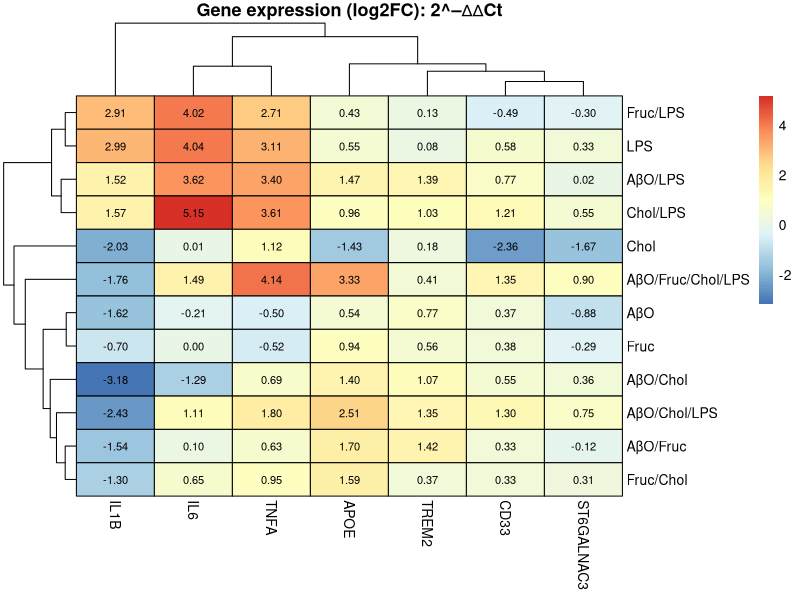
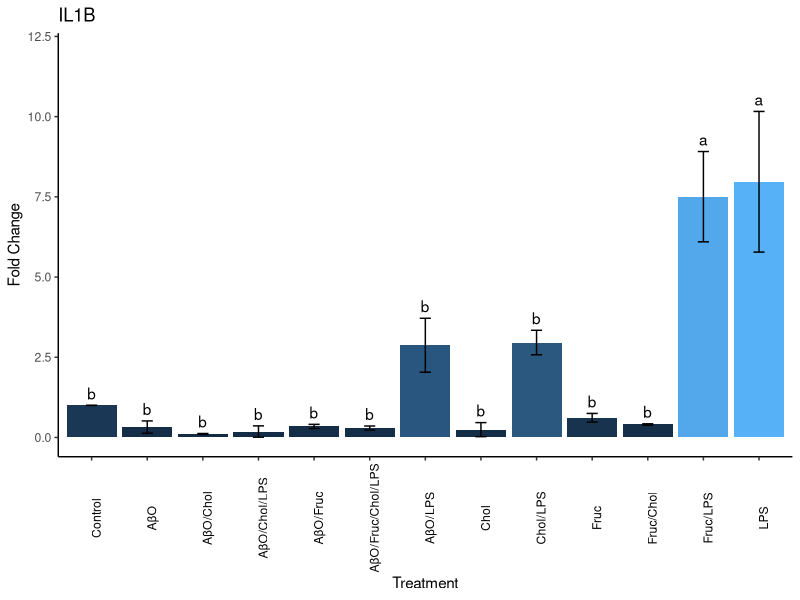
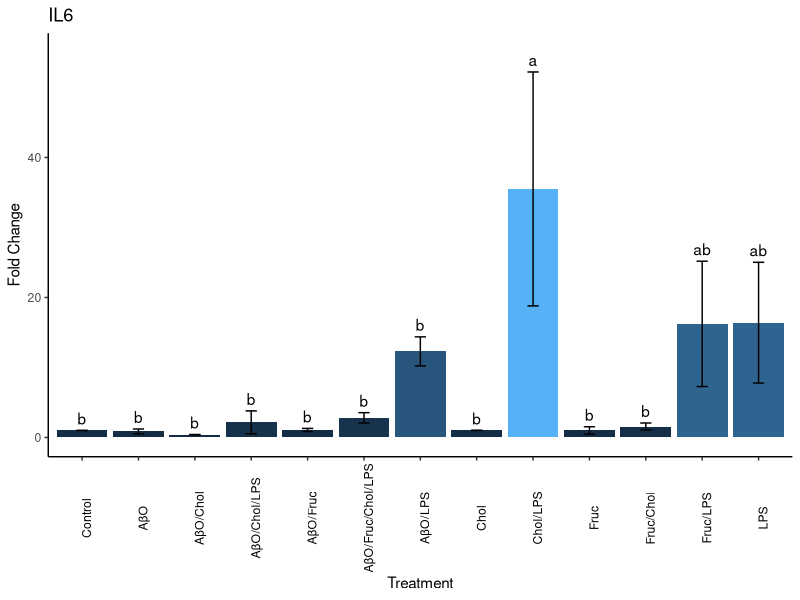
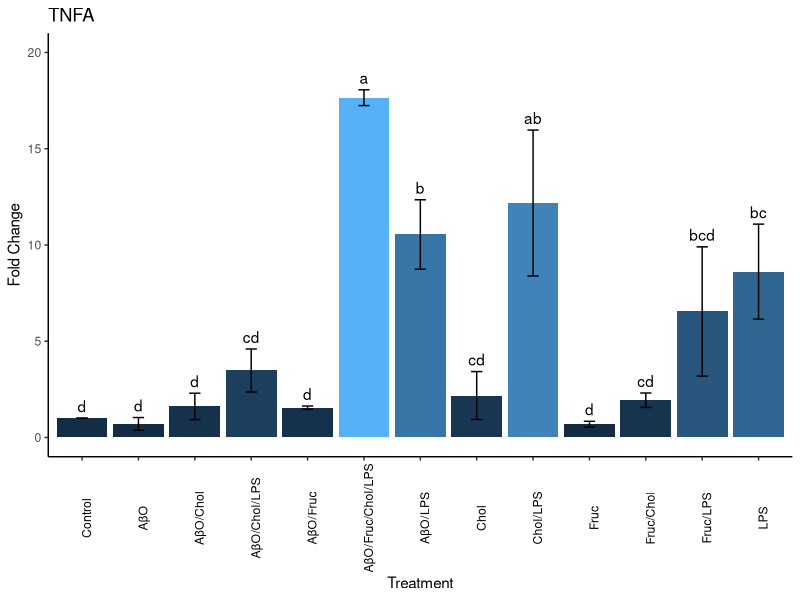
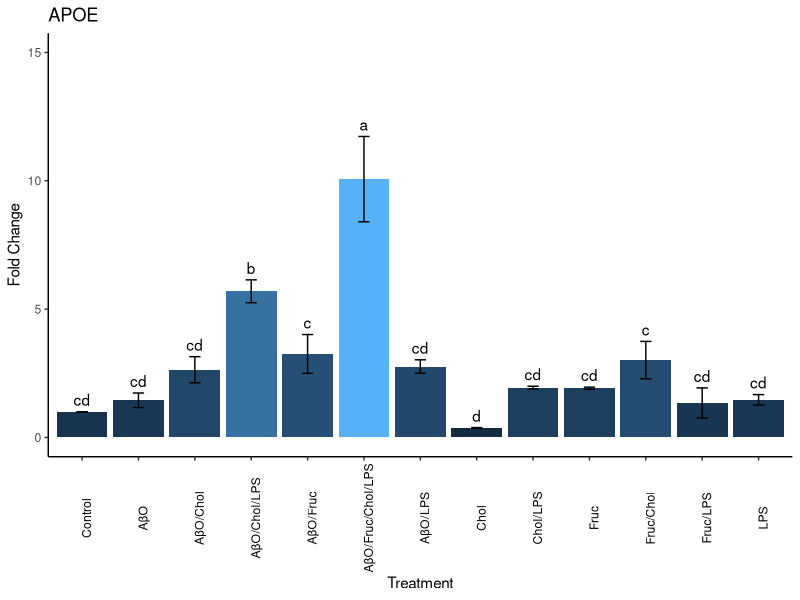
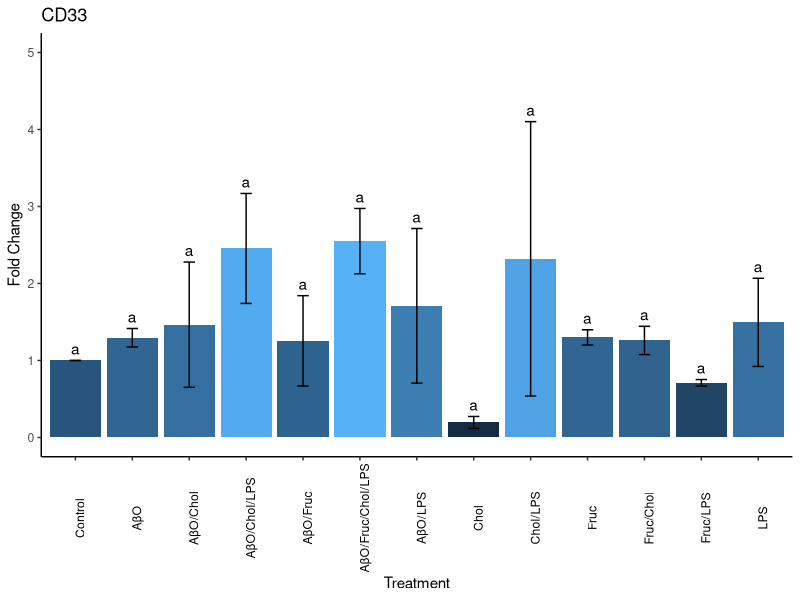
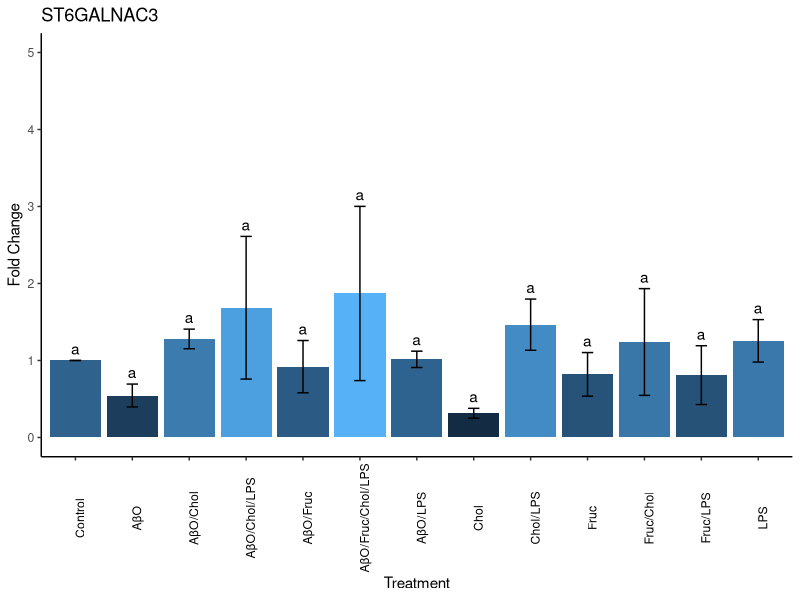
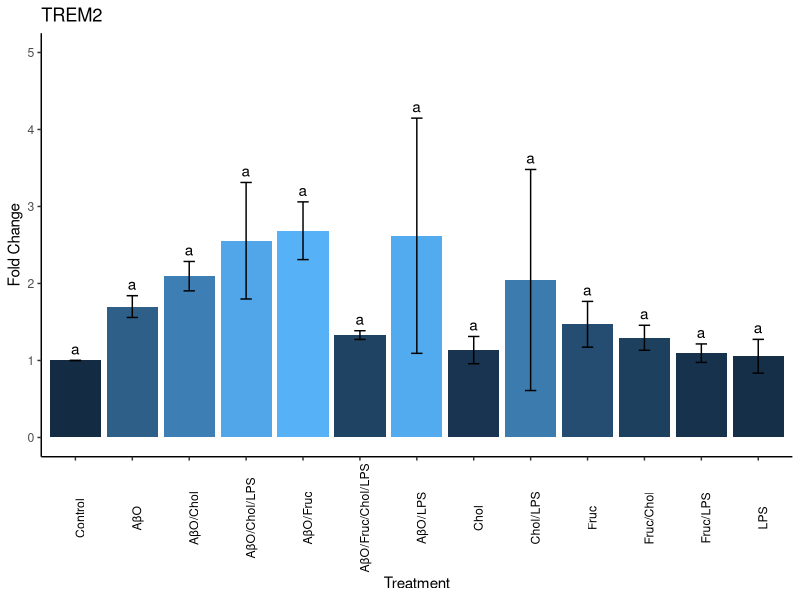

R code for these plots, in order:
library(tidyverse)
library(pheatmap)
library(multcompView) # Multiple comparison
library(ggthemes)
library(forcats) # Rename levels
data <- read.csv("./tidy/qpcr_hmc3.csv")

data_summary <- data %>%
        group_by(treatment) %>%
        summarize(IL1B = log2(mean(IL1B, na.rm = TRUE)),
                  IL6 = log2(mean(IL6, na.rm = TRUE)),
                  TNFA = log2(mean(TNFA, na.rm = TRUE)),
                  APOE = log2(mean(APOE, na.rm = TRUE)),
                  CD33 = log2(mean(CD33, na.rm = TRUE)),
                  ST6GALNAC3 = log2(mean(ST6GALNAC3, na.rm = TRUE)),
                  TREM2 = log2(mean(TREM2, na.rm = TRUE))) %>%
        filter(!(treatment == "control"))


################### HEATMAP ###############################################
data_summary_df <- as.data.frame(data_summary)

rownames(data_summary_df) <- data_summary_df$treatment

rownames(data_summary_df) <- c("AβO", "AβO/Chol", "AβO/Chol/LPS", "AβO/Fruc",
                               "AβO/Fruc/Chol/LPS","AβO/LPS","Chol","Chol/LPS",
                               "Fruc","Fruc/Chol","Fruc/LPS","LPS")

data_summary_df$treatment <- NULL

pheatmap(data_summary_df, main = "Gene expression (log2FC): 2^–∆∆Ct",  display_numbers = TRUE,
         border_color = "black",
         number_color = "black")


########################### Stats ##########################
data$treatment <- as.factor(data$treatment)

data$treatment <- factor(data$treatment, levels = c("control", "abo", "abo_cho","abo_cho_lps","abo_fru","abo_fru_cho_lps",
                            "abo_lps","cho","cho_lps","fru","fru_cho","fru_lps","lps"))


data$treatment <- do.call(
        fct_recode,
        c(list(data$treatment), setNames(c("control", "abo", "abo_cho","abo_cho_lps","abo_fru","abo_fru_cho_lps",
                                           "abo_lps","cho","cho_lps","fru","fru_cho","fru_lps","lps"), c("Control","AβO", "AβO/Chol", "AβO/Chol/LPS", "AβO/Fruc",
                                                                                                         "AβO/Fruc/Chol/LPS","AβO/LPS","Chol","Chol/LPS",
                                                                                                         "Fruc","Fruc/Chol","Fruc/LPS","LPS")))
)

### IL1B
anova <- aov(IL1B ~ treatment, data = data)

# Tukey's test
tukey <- TukeyHSD(anova)

# compact letter display
cld <- multcompLetters4(anova, tukey)

dt <- group_by(data, treatment) %>%
        summarise(mean=mean(IL1B), sd = sd(IL1B)) %>%
        arrange(desc(mean))

# extracting the compact letter display and adding to the Tk table
cld <- as.data.frame.list(cld$treatment)
dt$cld <- cld$Letters

ggplot(dt, aes(treatment, mean)) + 
        geom_bar(stat = "identity", aes(fill = mean), show.legend = FALSE) +
        geom_errorbar(aes(ymin = mean-sd, ymax=mean+sd), width = 0.2) +
        labs(x = "Treatment", y = "Fold Change", title = "IL1B") +
        geom_text(aes(label = cld, y = mean + sd), vjust = -0.5) +
        ylim(0,12) +
        theme_classic() +
        theme(axis.text.x = element_text(angle = 90, color = "black"))


### IL6
anova <- aov(IL6 ~ treatment, data = data)

# Tukey's test
tukey <- TukeyHSD(anova)

# compact letter display
cld <- multcompLetters4(anova, tukey)

dt <- group_by(data, treatment) %>%
        summarise(mean=mean(IL6, na.rm = TRUE), sd = sd(IL6, na.rm = TRUE)) %>%
        arrange(desc(mean))

# extracting the compact letter display and adding to the Tk table
cld <- as.data.frame.list(cld$treatment)
dt$cld <- cld$Letters

ggplot(dt, aes(treatment, mean)) + 
        geom_bar(stat = "identity", aes(fill = mean), show.legend = FALSE) +
        geom_errorbar(aes(ymin = mean-sd, ymax=mean + sd), width = 0.2) +
        labs(x = "Treatment", y = "Fold Change", title = "IL6") +
        geom_text(aes(label = cld, y = mean + sd), vjust = -0.5) +
        ylim(0,55) +
        theme_classic() +
        theme(axis.text.x = element_text(angle = 90, color = "black"))


### TNFA
anova <- aov(TNFA ~ treatment, data = data)

# Tukey's test
tukey <- TukeyHSD(anova)

# compact letter display
cld <- multcompLetters4(anova, tukey)

dt <- group_by(data, treatment) %>%
        summarise(mean=mean(TNFA, na.rm = TRUE), sd = sd(TNFA, na.rm = TRUE)) %>%
        arrange(desc(mean))

# extracting the compact letter display and adding to the Tk table
cld <- as.data.frame.list(cld$treatment)
dt$cld <- cld$Letters

ggplot(dt, aes(treatment, mean)) + 
        geom_bar(stat = "identity", aes(fill = mean), show.legend = FALSE) +
        geom_errorbar(aes(ymin = mean-sd, ymax=mean + sd), width = 0.2) +
        labs(x = "Treatment", y = "Fold Change", title = "TNFA") +
        geom_text(aes(label = cld, y = mean + sd), vjust = -0.5) +
        ylim(0,20) +
        theme_classic() +
        theme(axis.text.x = element_text(angle = 90, color = "black"))

### APOE
anova <- aov(APOE ~ treatment, data = data)

# Tukey's test
tukey <- TukeyHSD(anova)

# compact letter display
cld <- multcompLetters4(anova, tukey)

dt <- group_by(data, treatment) %>%
        summarise(mean=mean(APOE, na.rm = TRUE), sd = sd(APOE, na.rm = TRUE)) %>%
        arrange(desc(mean))

# extracting the compact letter display and adding to the Tk table
cld <- as.data.frame.list(cld$treatment)
dt$cld <- cld$Letters

ggplot(dt, aes(treatment, mean)) + 
        geom_bar(stat = "identity", aes(fill = mean), show.legend = FALSE) +
        geom_errorbar(aes(ymin = mean-sd, ymax=mean + sd), width = 0.2) +
        labs(x = "Treatment", y = "Fold Change", title = "APOE") +
        geom_text(aes(label = cld, y = mean + sd), vjust = -0.5) +
        ylim(0,15) +
        theme_classic() +
        theme(axis.text.x = element_text(angle = 90, color = "black"))

### CD33
anova <- aov(CD33 ~ treatment, data = data)

# Tukey's test
tukey <- TukeyHSD(anova)

# compact letter display
cld <- multcompLetters4(anova, tukey)

dt <- group_by(data, treatment) %>%
        summarise(mean=mean(CD33, na.rm = TRUE), sd = sd(CD33, na.rm = TRUE)) %>%
        arrange(desc(mean))

# extracting the compact letter display and adding to the Tk table
cld <- as.data.frame.list(cld$treatment)
dt$cld <- cld$Letters

ggplot(dt, aes(treatment, mean)) + 
        geom_bar(stat = "identity", aes(fill = mean), show.legend = FALSE) +
        geom_errorbar(aes(ymin = mean-sd, ymax=mean + sd), width = 0.2) +
        labs(x = "Treatment", y = "Fold Change", title = "CD33") +
        geom_text(aes(label = cld, y = mean + sd), vjust = -0.5) +
        ylim(0,5) +
        theme_classic() +
        theme(axis.text.x = element_text(angle = 90, color = "black"))

### ST6GALNAC3
anova <- aov(ST6GALNAC3 ~ treatment, data = data)

# Tukey's test
tukey <- TukeyHSD(anova)

# compact letter display
cld <- multcompLetters4(anova, tukey)

dt <- group_by(data, treatment) %>%
        summarise(mean=mean(ST6GALNAC3, na.rm = TRUE), sd = sd(ST6GALNAC3, na.rm = TRUE)) %>%
        arrange(desc(mean))

# extracting the compact letter display and adding to the Tk table
cld <- as.data.frame.list(cld$treatment)
dt$cld <- cld$Letters

ggplot(dt, aes(treatment, mean)) + 
        geom_bar(stat = "identity", aes(fill = mean), show.legend = FALSE) +
        geom_errorbar(aes(ymin = mean-sd, ymax=mean + sd), width = 0.2) +
        labs(x = "Treatment", y = "Fold Change", title = "ST6GALNAC3") +
        geom_text(aes(label = cld, y = mean + sd), vjust = -0.5) +
        ylim(0,5) +
        theme_classic() +
        theme(axis.text.x = element_text(angle = 90, color = "black"))


### TREM2
anova <- aov(TREM2 ~ treatment, data = data)

# Tukey's test
tukey <- TukeyHSD(anova)

# compact letter display
cld <- multcompLetters4(anova, tukey)

dt <- group_by(data, treatment) %>%
        summarise(mean=mean(TREM2, na.rm = TRUE), sd = sd(TREM2, na.rm = TRUE)) %>%
        arrange(desc(mean))

# extracting the compact letter display and adding to the Tk table
cld <- as.data.frame.list(cld$treatment)
dt$cld <- cld$Letters

ggplot(dt, aes(treatment, mean)) + 
        geom_bar(stat = "identity", aes(fill = mean), show.legend = FALSE) +
        geom_errorbar(aes(ymin = mean-sd, ymax=mean + sd), width = 0.2) +
        labs(x = "Treatment", y = "Fold Change", title = "TREM2") +
        geom_text(aes(label = cld, y = mean + sd), vjust = -0.5) +
        ylim(0,5) +
        theme_classic() +
        theme(axis.text.x = element_text(angle = 90, color = "black"))
